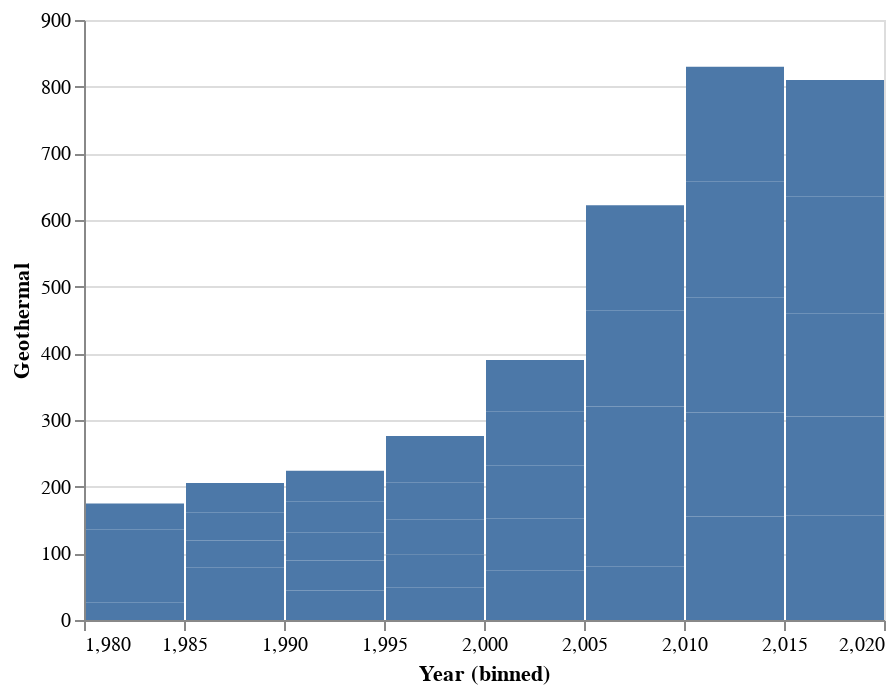

The notebook cell this image was saved under:
### Code cell
#Geothermal chart 
c = Chart(df2) # make a chart
m = c.mark_bar() # set the mark -- returns a new Chart
e = m.encode(X('Year',bin=True),y='Geothermal') # set the encoding
e.display()

### Figure 1 — Vega-Lite specification as saved in the notebook (floating-point values rounded to 4 significant figures)
{"config": {"view": {"continuousWidth": 400, "continuousHeight": 300}}, "data": {"name": "data-56f18eb51ef9daf6c1305e93df9c8cd1"}, "mark": "bar", "encoding": {"x": {"bin": true, "field": "Year", "type": "quantitative"}, "y": {"field": "Geothermal", "type": "quantitative"}}, "$schema": "https://vega.github.io/schema/vega-lite/v4.17.0.json", "datasets": {"data-56f18eb51ef9daf6c1305e93df9c8cd1": [{"Year": 1980, "Hydropower": 11.0, "Geothermal": 26.7, "Oil": 18.8, "Coal": 0.9, "Peat": null, "Wind": null, "Renewable fuels": null, "Total": 57.4, "Renewables": "65.7%", "Unnamed: 10": null}, {"Year": 1981, "Hydropower": 11.1, "Geothermal": 34.7, "Oil": 18.6, "Coal": 1.5, "Peat": null, "Wind": null, "Renewable fuels": null, "Total": 65.8, "Renewables": "69.5%", "Unnamed: 10": null}, {"Year": 1982, "Hydropower": 12.3, "Geothermal": 36.2, "Oil": 21.2, "Coal": 1.4, "Peat": null, "Wind": null, "Renewable fuels": null, "Total": 71.1, "Renewables": "68.2%", "Unnamed: 10": null}, {"Year": 1983, "Hydropower": 12.9, "Geothermal": 38.4, "Oil": 21.0, "Coal": 2.0, "Peat": null, "Wind": null, "Renewable fuels": null, "Total": 74.3, "Renewables": "69.0%", "Unnamed: 10": null}, {"Year": 1984, "Hydropower": 13.5, "Geothermal": 38.8, "Oil": 22.0, "Coal": 2.8, "Peat": null, "Wind": null, "Renewable fuels": null, "Total": 77.0, "Renewables": "67.9%", "Unnamed: 10": null}, {"Year": 1985, "Hydropower": 13.2, "Geothermal": 39.1, "Oil": 21.8, "Coal": 2.9, "Peat": null, "Wind": null, "Renewable fuels": null, "Total": 77.0, "Renewables": "67.9%", "Unnamed: 10": null}, {"Year": 1986, "Hydropower": 13.8, "Geothermal": 39.4, "Oil": 23.0, "Coal": 3.3, "Peat": null, "Wind": null, "Renewable fuels": null, "Total": 79.6, "Renewables": "66.9%", "Unnamed: 10": null}, {"Year": 1987, "Hydropower": 14.1, "Geothermal": 40.9, "Oil": 25.0, "Coal": 2.6, "Peat": null, "Wind": null, "Renewable fuels": null, "Total": 82.6, "Renewables": "66.6%", "Unnamed: 10": null}, {"Year": 1988, "Hydropower": 15.0, "Geothermal": 42.3, "Oil": 26.1, "Coal": 2.7, "Peat": null, "Wind": null, "Renewable fuels": null, "Total": 86.1, "Renewables": "66.6%", "Unnamed: 10": null}, {"Year": 1989, "Hydropower": 15.2, "Geothermal": 43.7, "Oil": 26.8, "Coal": 2.9, "Peat": null, "Wind": null, "Renewable fuels": null, "Total": 88.5, "Renewables": "66.5%", "Unnamed: 10": null}, {"Year": 1990, "Hydropower": 15.0, "Geothermal": 44.2, "Oil": 26.7, "Coal": 2.7, "Peat": null, "Wind": null, "Renewable fuels": null, "Total": 88.5, "Renewables": "66.8%", "Unnamed: 10": null}, {"Year": 1991, "Hydropower": 15.0, "Geothermal": 45.0, "Oil": 25.3, "Coal": 2.8, "Peat": null, "Wind": null, "Renewable fuels": null, "Total": 88.1, "Renewables": "68.1%", "Unnamed: 10": null}, {"Year": 1992, "Hydropower": 15.5, "Geothermal": 42.6, "Oil": 27.2, "Coal": 2.2, "Peat": null, "Wind": null, "Renewable fuels": null, "Total": 87.5, "Renewables": "66.4%", "Unnamed: 10": null}, {"Year": 1993, "Hydropower": 16.1, "Geothermal": 46.4, "Oil": 28.3, "Coal": 2.3, "Peat": null, "Wind": null, "Renewable fuels": null, "Total": 93.0, "Renewables": "67.1%", "Unnamed: 10": null}, {"Year": 1994, "Hydropower": 16.2, "Geothermal": 45.7, "Oil": 28.1, "Coal": 2.3, "Peat": null, "Wind": null, "Renewable fuels": null, "Total": 92.3, "Renewables": "67.1%", "Unnamed: 10": null}, {"Year": 1995, "Hydropower": 16.8, "Geothermal": 48.3, "Oil": 29.3, "Coal": 2.7, "Peat": null, "Wind": null, "Renewable fuels": null, "Total": 97.1, "Renewables": "67.1%", "Unnamed: 10": null}, {"Year": 1996, "Hydropower": 17.1, "Geothermal": 50.4, "Oil": 30.8, "Coal": 2.6, "Peat": null, "Wind": null, "Renewable fuels": null, "Total": 101.0, "Renewables": "66.9%", "Unnamed: 10": null}, {"Year": 1997, "Hydropower": 18.7, "Geothermal": 51.6, "Oil": 31.9, "Coal": 2.7, "Peat": null, "Wind": null, "Renewable fuels": null, "Total": 105.0, "Renewables": "67.0%", "Unnamed: 10": null}, {"Year": 1998, "Hydropower": 20.2, "Geothermal": 55.7, "Oil": 32.4, "Coal": 2.4, "Peat": null, "Wind": null, "Renewable fuels": null, "Total": 110.7, "Renewables": "68.6%", "Unnamed: 10": null}, {"Year": 1999, "Hydropower": 21.8, "Geothermal": 69.9, "Oil": 33.0, "Coal": 2.9, "Peat": null, "Wind": null, "Renewable fuels": null, "Total": 127.5, "Renewables": "71.9%", "Unnamed: 10": null}, {"Year": 2000, "Hydropower": 22.9, "Geothermal": 73.9, "Oil": 33.0, "Coal": 4.0, "Peat": null, "Wind": null, "Renewable fuels": null, "Total": 133.7, "Renewables": "72.4%", "Unnamed: 10": null}, {"Year": 2001, "Hydropower": 23.7, "Geothermal": 78.6, "Oil": 30.7, "Coal": 4.3, "Peat": null, "Wind": null, "Renewable fuels": null, "Total": 137.3, "Renewables": "74.5%", "Unnamed: 10": null}, {"Year": 2002, "Hydropower": 25.1, "Geothermal": 79.8, "Oil": 32.2, "Coal": 4.3, "Peat": null, "Wind": null, "Renewable fuels": null, "Total": 141.3, "Renewables": "74.2%", "Unnamed: 10": null}, {"Year": 2003, "Hydropower": 25.5, "Geothermal": 80.1, "Oil": 31.8, "Coal": 4.2, "Peat": null, "Wind": null, "Renewable fuels": 0.2, "Total": 141.7, "Renewables": "74.6%", "Unnamed: 10": null}, {"Year": 2004, "Hydropower": 25.7, "Geothermal": 77.5, "Oil": 33.7, "Coal": 4.4, "Peat": null, "Wind": null, "Renewable fuels": 0.2, "Total": 141.5, "Renewables": "73.1%", "Unnamed: 10": null}, {"Year": 2005, "Hydropower": 25.2, "Geothermal": 79.7, "Oil": 32.5, "Coal": 4.2, "Peat": null, "Wind": null, "Renewable fuels": 0.3, "Total": 141.9, "Renewables": "74.1%", "Unnamed: 10": null}, {"Year": 2006, "Hydropower": 26.2, "Geothermal": 107.8, "Oil": 34.4, "Coal": 4.3, "Peat": null, "Wind": null, "Renewable fuels": 0.3, "Total": 173.0, "Renewables": "77.6%", "Unnamed: 10": null}, {"Year": 2007, "Hydropower": 30.2, "Geothermal": 132.7, "Oil": 36.0, "Coal": 4.6, "Peat": null, "Wind": null, "Renewable fuels": 0.3, "Total": 203.8, "Renewables": "80.1%", "Unnamed: 10": null}, {"Year": 2008, "Hydropower": 44.7, "Geothermal": 144.3, "Oil": 33.1, "Coal": 4.0, "Peat": null, "Wind": null, "Renewable fuels": 0.3, "Total": 226.3, "Renewables": "83.6%", "Unnamed: 10": null}, {"Year": 2009, "Hydropower": 44.2, "Geothermal": 157.8, "Oil": 30.8, "Coal": 3.7, "Peat": null, "Wind": null, "Renewable fuels": 0.3, "Total": 236.8, "Renewables": "85.4%", "Unnamed: 10": null}, {"Year": 2010, "Hydropower": 45.3, "Geothermal": 155.2, "Oil": 29.6, "Coal": 3.9, "Peat": null, "Wind": null, "Renewable fuels": 0.2, "Total": 234.3, "Renewables": "85.7%", "Unnamed: 10": null}, {"Year": 2011, "Hydropower": 45.0, "Geothermal": 156.1, "Oil": 29.3, "Coal": 3.9, "Peat": null, "Wind": 3e-09, "Renewable fuels": 0.2, "Total": 234.5, "Renewables": "85.9%", "Unnamed: 10": null}, {"Year": 2012, "Hydropower": 44.4, "Geothermal": 173.0, "Oil": 29.0, "Coal": 4.0, "Peat": null, "Wind": null, "Renewable fuels": 0.5, "Total": 250.9, "Renewables": "86.9%", "Unnamed: 10": null}, {"Year": 2013, "Hydropower": 46.3, "Geothermal": 173.0, "Oil": 30.5, "Coal": 4.6, "Peat": null, "Wind": 2e-05, "Renewable fuels": 0.2, "Total": 254.6, "Renewables": "86.2%", "Unnamed: 10": null}, {"Year": 2014, "Hydropower": 46.3, "Geothermal": 172.7, "Oil": 31.2, "Coal": 3.8, "Peat": null, "Wind": 3e-05, "Renewable fuels": 0.3, "Total": 254.3, "Renewables": "86.2%", "Unnamed: 10": null}, {"Year": 2015, "Hydropower": 49.6, "Geothermal": 156.2, "Oil": 34.1, "Coal": 4.2, "Peat": null, "Wind": 4e-05, "Renewable fuels": 0.7, "Total": 244.6, "Renewables": "84.4%", "Unnamed: 10": null}, {"Year": 2016, "Hydropower": 48.5, "Geothermal": 149.2, "Oil": 37.9, "Coal": 4.3, "Peat": null, "Wind": 0.03, "Renewable fuels": 0.7, "Total": 240.6, "Renewables": "82.5%", "Unnamed: 10": null}, {"Year": 2017, "Hydropower": 50.6, "Geothermal": 154.6, "Oil": 41.8, "Coal": 4.5, "Peat": null, "Wind": 0.03, "Renewable fuels": 0.8, "Total": 252.3, "Renewables": "81.6%", "Unnamed: 10": null}, {"Year": 2018, "Hydropower": 49.7, "Geothermal": 175.6, "Oil": 44.5, "Coal": 4.8, "Peat": null, "Wind": 0.01, "Renewable fuels": 0.9, "Total": 275.5, "Renewables": "82.1%", "Unnamed: 10": null}, {"Year": 2019, "Hydropower": 48.5, "Geothermal": 174.5, "Oil": 38.6, "Coal": 4.7, "Peat": null, "Wind": 0.03, "Renewable fuels": 0.9, "Total": 267.2, "Renewables": "83.8%", "Unnamed: 10": null}]}}
